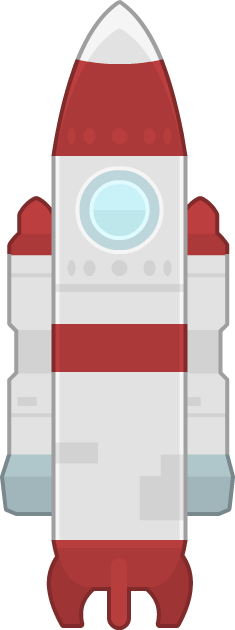
#> input picture python/pygame2/moon_lander/images/spaceRockets_003.png, 235 x 630 px
$ python img_resize.py
#> lines starting #> are read from the running program, lines starting #| are printed output that depends on the picture
from PIL import Image

img = Image.open('./images/spaceRockets_003.png')
#> img is the input picture: PIL image 235x630 RGBA; mean R, G, B, A 139.6, 117.2, 117.6, 177.5
img_resize = img.resize((50, 100))
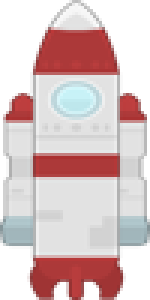
#> img_resize: PIL image 50x100 RGBA (shown 3 times larger); mean R, G, B, A 143.6, 120.1, 120.5, 177.5; transparent parts drawn white
img_resize.save('./images/rocket.png')
